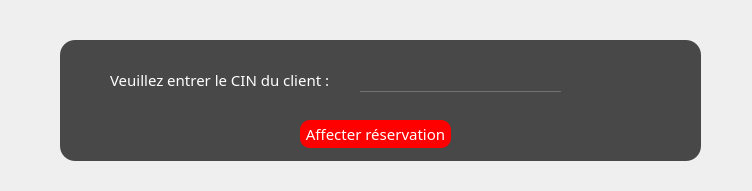
<?xml version="1.0" encoding="UTF-8"?>
<ui version="4.0">
 <class>entrecin</class>
 <widget class="QDialog" name="entrecin">
  <property name="geometry">
   <rect>
    <x>0</x>
    <y>0</y>
    <width>752</width>
    <height>191</height>
   </rect>
  </property>
  <property name="windowTitle">
   <string>Hotel</string>
  </property>
  <property name="windowIcon">
   <iconset resource="image.qrc">
    <normaloff>:/projetimages/projetimages/e.png</normaloff>:/projetimages/projetimages/e.png</iconset>
  </property>
  <property name="styleSheet">
   <string notr="true">QLineEdit
{
background:transparent;
border:none;
color:#717072;
border-bottom:1px solid #717072;
}
QDialog#entrecin
{
		background-image: url(:/projetimages/projetimages/a.jpg);

}

*{
font-family:centry gothlic ;
font-size:15px;
}
#frame
{

	background:rgba(0,0,0,0.7);
border-radius:15px;
}


QPushButton
 {
     background-color: red;

     border-radius: 10px;

 }






#label_2{
color:white;
background:transparent;

}

#label{
color:white;
background:transparent;

}





QPushButton
{
color:white;

border-raduis:15px;
}
QPushButton:hover
{

	color: white;
border-radius:15px;
background:rgb(255, 85, 127);
}</string>
  </property>
  <widget class="QFrame" name="frame">
   <property name="geometry">
    <rect>
     <x>60</x>
     <y>40</y>
     <width>641</width>
     <height>121</height>
    </rect>
   </property>
   <property name="frameShape">
    <enum>QFrame::StyledPanel</enum>
   </property>
   <property name="frameShadow">
    <enum>QFrame::Raised</enum>
   </property>
   <widget class="QLabel" name="label">
    <property name="geometry">
     <rect>
      <x>50</x>
      <y>30</y>
      <width>231</width>
      <height>20</height>
     </rect>
    </property>
    <property name="text">
     <string>Veuillez entrer le CIN du client :</string>
    </property>
   </widget>
   <widget class="QLineEdit" name="cince_txt">
    <property name="geometry">
     <rect>
      <x>300</x>
      <y>30</y>
      <width>201</width>
      <height>22</height>
     </rect>
    </property>
   </widget>
   <widget class="QPushButton" name="affectereservation2_btn">
    <property name="geometry">
     <rect>
      <x>240</x>
      <y>80</y>
      <width>151</width>
      <height>28</height>
     </rect>
    </property>
    <property name="text">
     <string>Affecter réservation</string>
    </property>
   </widget>
  </widget>
 </widget>
 <resources>
  <include location="image.qrc"/>
 </resources>
 <connections/>
</ui>
